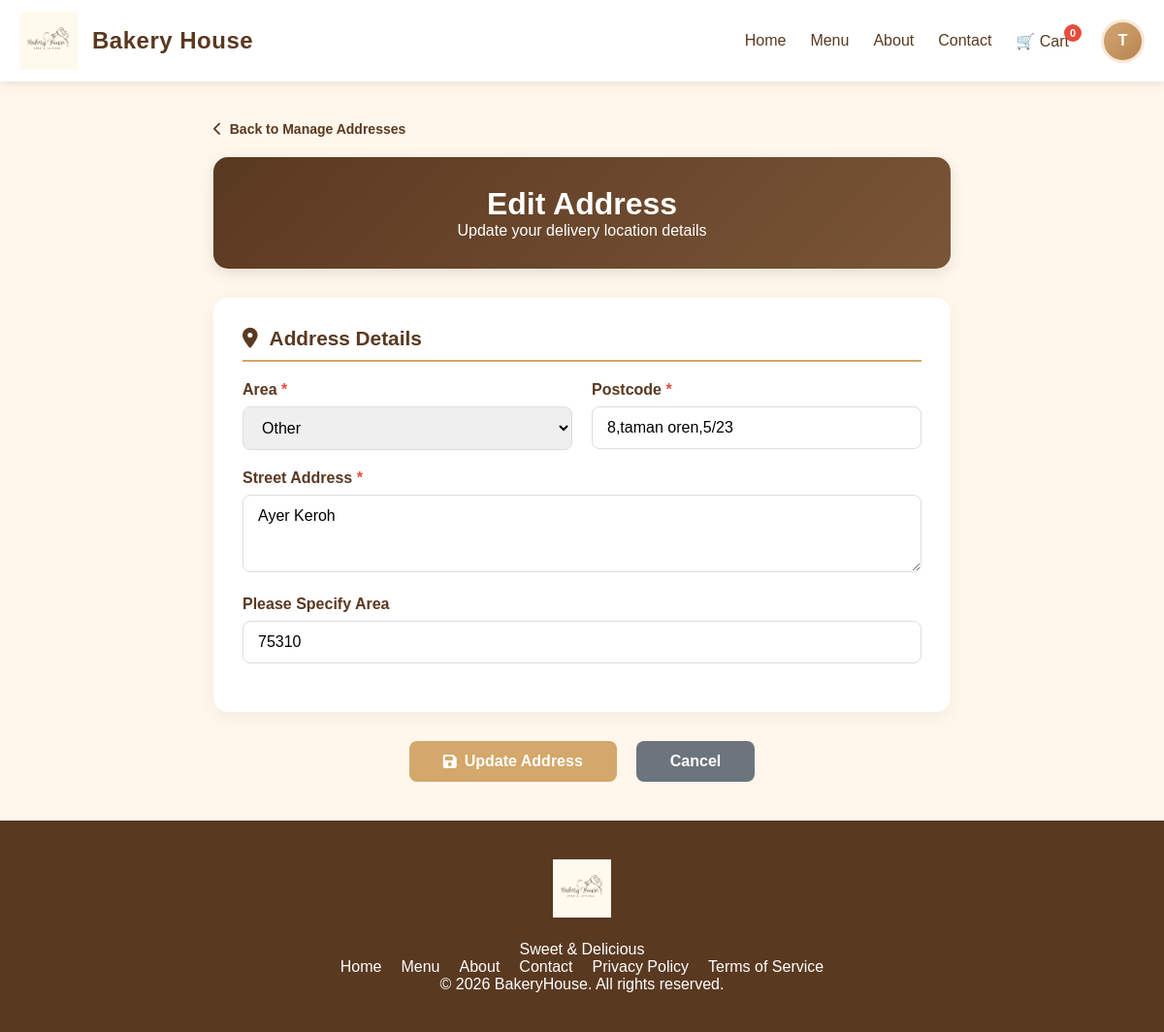
Screenshot of /edit.address.php?id=9 (signed in) with the database file from the repository.
### tables this page shows
CREATE TABLE `user_addresses` (
  `id` int(11) NOT NULL,
  `user_id` int(11) NOT NULL,
  `address_text` text NOT NULL,
  `is_default` tinyint(1) DEFAULT 0,
  `updated_at` timestamp NOT NULL DEFAULT current_timestamp() ON UPDATE current_timestamp()
);

### edit.address.php (the view, shortened to what this page needs)
<?php
require_once 'config.php';
$userId = $_SESSION['user_id'];
$addressId = $_GET['id'] ?? null;
try {
    $query = "SELECT * FROM user_addresses WHERE id = ? AND user_id = ?";
    $stmt = $pdo->prepare($query);
    $stmt->execute([$addressId, $userId]);
    $addressData = $stmt->fetch(PDO::FETCH_ASSOC);
    $address_area = $address_postcode = $address_line = $other_area = '';
    $text = $addressData['address_text'];
    if (strpos($text, '|') !== false) {
        $parts = explode('|', $text);
        $address_line     = $parts[0] ?? '';
        $address_area     = $parts[1] ?? '';
        $address_postcode = $parts[2] ?? '';
        $other_area       = $parts[3] ?? '';
        $known_areas = ["Bandar Melaka", "Ayer Keroh", "Bukit Beruang"];
        if (!empty($address_area) && !in_array($address_area, $known_areas)) {
            $other_area = $address_area;
            $address_area = 'other';
        }
    }
} catch (PDOException $e) {
    die("Error: " . $e->getMessage());
}
?>
<!DOCTYPE html>
<html lang="en">
<head>
    <link rel="stylesheet" href="edit.address.css">
    <link rel="stylesheet" href="https://cdnjs.cloudflare.com/ajax/libs/font-awesome/6.0.0/css/all.min.css">
    <link rel="stylesheet" href="footer.css">
</head>
<body>
    <?php include 'header.php'; ?>
    <main class="profile-page">
        <div class="profile-container">
            <div class="back-navigation">
                <a href="manageaddress.php" class="back-link">
                    <i class="fas fa-chevron-left"></i> Back to Manage Addresses
                </a>
            </div>
            <div class="profile-header">
                <h1>Edit Address</h1>
                <p>Update your delivery location details</p>
            </div>
            <form action="edit.address.php?id=<?php echo $addressId; ?>" method="POST" class="edit-form" id="addressForm">
                <div class="info-card">
                    <h2><i class="fas fa-map-marker-alt"></i> Address Details</h2>
                    <div class="form-row">
                        <div class="form-group-half required-field">
                            <label class="form-label">Area</label>
                            <select id="address_area" name="address_area" class="form-input" required onchange="toggleOtherArea()">
                                <option value="other" <?php echo $address_area === 'other' ? 'selected' : ''; ?>>Other</option>
                            </select>
                        </div>
                        <div class="form-group-half required-field postcode-wrapper">
                            <label class="form-label">Postcode</label>
                            <input type="text" name="address_postcode" id="address_postcode" class="form-input"
                                   value="<?php echo htmlspecialchars($address_postcode); ?>"
                                   required maxlength="5">
                        </div>
                    </div>
                    <div class="form-group required-field">
                        <label class="form-label">Street Address</label>
                        <textarea name="address_line" class="form-textarea" required rows="3"
                                  placeholder="No 1, Jalan Bakery..."><?php echo htmlspecialchars($address_line); ?></textarea>
                    </div>
                    <div class="form-group" id="other_area_group" style="display: <?php echo $address_area === 'other' ? 'block' : 'none'; ?>;">
                        <label class="form-label">Please Specify Area</label>
                        <input type="text" name="other_area" class="form-input" value="<?php echo htmlspecialchars($other_area); ?>">
                    </div>
                </div>
                <div class="action-buttons">
                    <button type="submit" class="btn btn-primary">
                        <i class="fas fa-save"></i> Update Address
                    </button>
                    <a href="manageaddress.php" class="btn btn-secondary">Cancel</a>
                </div>
            </form>
        </div>
    </main>
    <?php include 'footer.php'; ?>
</body>
</html>

### edit.address.css (style rules this page uses)
:root { --bakery-brown: #5a3921; --bakery-gold: #d4a76a; --bakery-bg: #fff7ec; --white: #ffffff; --error-red: #dc3545; }
* { margin: 0; padding: 0; box-sizing: border-box; }
body { background-color: var(--bakery-bg); color: #333333; font-family: 'Segoe UI', sans-serif; padding-top: 85px; }
.profile-container { max-width: 800px; margin: 40px auto; padding: 0 20px; }
.back-navigation { margin-bottom: 20px; }
.back-link { display: inline-flex; align-items: center; gap: 8px; color: var(--bakery-brown); font-weight: 600; font-size: 14px; text-decoration: none; transition: 0.3s; }
.profile-header { background: linear-gradient(135deg, var(--bakery-brown) 0%, #7a5537 100%); border-radius: 15px; padding: 30px; color: var(--white); text-align: center; margin-bottom: 30px; box-shadow: 0 5px 15px rgba(0, 0, 0, 0.1); }
.info-card { background: var(--white); border-radius: 15px; padding: 30px; margin-bottom: 25px; box-shadow: 0 5px 20px rgba(0, 0, 0, 0.05); }
.info-card h2 { display: flex; align-items: center; gap: 12px; color: var(--bakery-brown); font-size: 1.3rem; padding-bottom: 10px; margin-bottom: 20px; border-bottom: 2px solid var(--bakery-gold); }
.form-row { display: flex; gap: 20px; margin-bottom: 20px; align-items: flex-start; }
.form-group { margin-bottom: 20px; }
.form-group-half { flex: 1; }
.postcode-wrapper { position: relative; }
.form-label { display: block; margin-bottom: 8px; color: var(--bakery-brown); font-weight: 600; }
.required-field .form-label::after { content: " *"; color: #e74c3c; }
.form-input, .form-textarea { width: 100%; padding: 12px 15px; border: 1.5px solid #dddddd; border-radius: 8px; font-size: 1rem; font-family: inherit; transition: 0.3s; }
.form-textarea { resize: vertical; }
.action-buttons { display: flex; justify-content: center; gap: 20px; margin-top: 30px; }
.btn { display: inline-flex; align-items: center; gap: 8px; padding: 12px 35px; border: none; border-radius: 8px; font-size: 1rem; font-weight: bold; text-decoration: none; cursor: pointer; transition: 0.3s; }
.btn-primary { background: var(--bakery-gold); color: var(--white); }
.btn-secondary { background: #6c757d; color: var(--white); }

### header.css (style rules this page uses)
:root { --main-font: 'BonvenoCF', sans-serif; --serif-font: 'AvenirNext LT Pro', serif; --main-color: #5a3921; --accent-color: #d4a76a; }
body { margin: 0; padding-top: 0 !important; font-family: var(--main-font) !important; background-color: #fff7ec; }

### rows the page displays
user_addresses: address_area "Other", address_postcode "8,taman oren,5/23", address_line "Ayer Keroh", other_area "75310"

### other values shown
substr($userName, 0, 1) "T"
